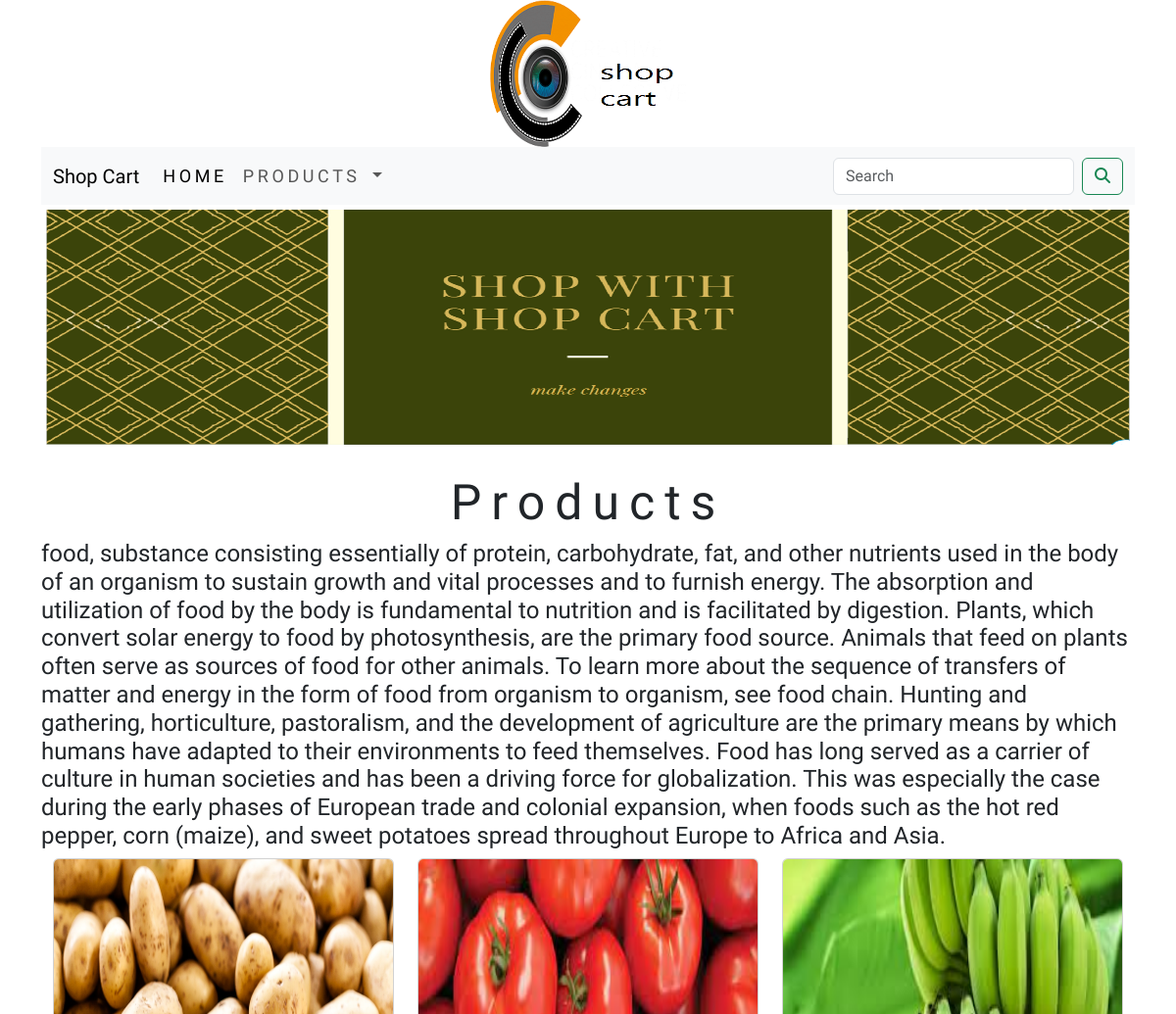
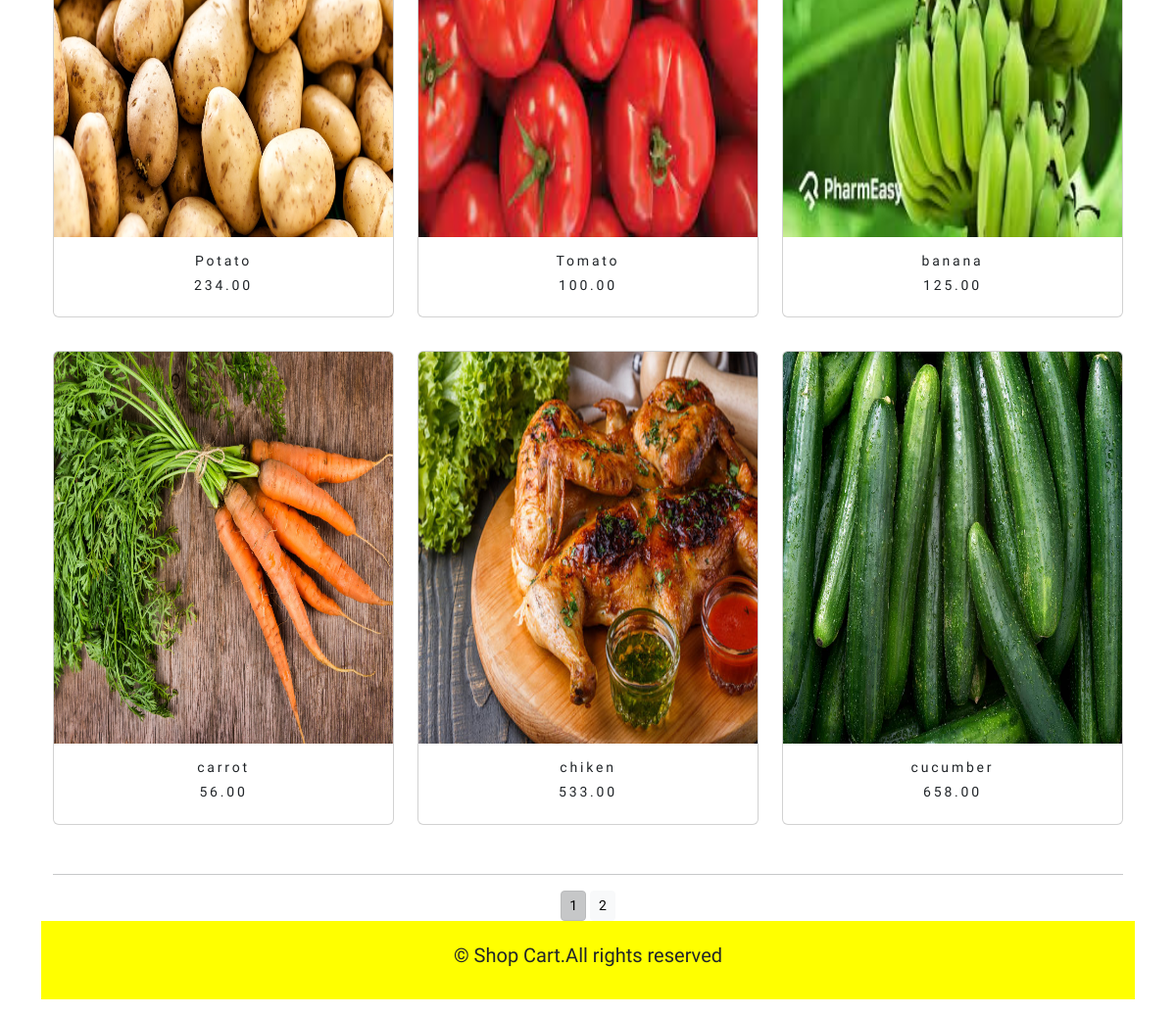
The page / on the database its author committed (2 pictures, top to bottom).
### shopping_cart/models.py (models this page shows, shortened)
class Product(models.Model):
    name=models.CharField(max_length=250,unique=True)
    slug=models.SlugField(max_length=250,unique=True)
    description=models.TextField(blank=True)
    price=models.DecimalField(max_digits=10,decimal_places=2)
    category=models.ForeignKey(Category,on_delete=models.CASCADE)
    image=models.ImageField(upload_to='product',blank=True)
    stock=models.IntegerField()
    available=models.BooleanField(default=True)
    created=models.DateTimeField(auto_now_add=True)
    updated=models.DateTimeField(auto_now=True)
    def get_url(self):
        return reverse('shop:proCatDetail',args=[self.category.slug,self.slug])
    class Meta:
        ordering = ('name',)
        verbose_name = 'product'
        verbose_name_plural = 'products'

### shopping_cart/views.py (the view)
# urls.py: path("", views.allProdCat, name='allProdCat')
def allProdCat(request,c_slug=None):
    c_page=None
    products_list=None
    if c_slug!=None:
        c_page=get_object_or_404(Category,slug=c_slug)
        products_list=Product.objects.all().filter(category=c_page,available=True)
    else:
        products_list=Product.objects.all().filter(available=True)
    paginator=Paginator(products_list,6)
    try:
        page=int(request.GET.get('page','1'))
    except:
        page=1
    try:
        products=paginator.page(page)
    except (EmptyPage,InvalidPage):
        products=paginator.page(paginator.num_pages)
    return render(request,"category.html",{"category":c_page,"products":products})

### cart/context_processors.py (called while the page is built)
def counter(request):
    item_count=0
    if 'admin' in request.path:
        return {}
    else:
        try:
            cart=Cart.objects.filter(cart_id=_cart_id(request))
            car_items=CartItem.objects.all().filter(cart=cart[:1])
            for cart_item in car_items:
                item_count +=cart_item.quantity
        except Cart.DoesNotExist:
            item_count = 0
    return dict(item_count=item_count)

### cart/views.py (called while the page is built)
def _cart_id(request):
    cart=request.session.session_key
    if not cart:
        cart=request.session.create()
    return cart

### shopping_cart/context_processors.py (called while the page is built)
def menu_links(request):
    links=Category.objects.all()
    return dict(links=links)

### shopping_cart/models.py (called while the page is built)
    def get_url(self):
        return reverse('shop:Products_by_Category',args=[self.slug])

### templates/category.html (shortened to what this page needs)
{% extends 'base.html' %}
{% load static %}
{% block content %}
<div class="mx-auto">
    {% if category %}
    <img class="my_image" src="{{category.image.url}}" alt="{{category.name}}">
</div>
<br/>
<div>
    <h1 class="text-center my_title">{{category.name}}</h1>
    <p class="text-justify">{{category.description}}</p>
</div>
{% else %}
<div>
    <img class="my_image my_image_padding" src="{% static 'img/banner.png' %}" alt="Our Products" style="width:100%;height:250px;">
</div>
<br/>
<div>
    <h1 class="text-center my_title">Products</h1>
    <h4 class="text-justify"> food, substance consisting essentially of protein, carbohydrate, fat, and other nutrients
        used in the body of an
        organism to sustain growth and vital processes and to furnish energy. The absorption and utilization of food by
        the body is fundamental to nutrition and is facilitated by digestion. Plants, which convert solar energy to food
        by photosynthesis, are the primary food source. Animals that feed on plants often serve as sources of food for
        other animals. To learn more about the sequence of transfers of matter and energy in the form of food from
        organism to organism, see food chain.
        Hunting and gathering, horticulture, pastoralism, and the development of agriculture are the primary means by
        which humans have adapted to their environments to feed themselves. Food has long served as a carrier of culture
        in human societies and has been a driving force for globalization. This was especially the case during the early
        phases of European trade and colonial expansion, when foods such as the hot red pepper, corn (maize), and sweet
        potatoes spread throughout Europe to Africa and Asia.</h4>
</div>
{% endif %}
<div class="container">
    <div class="row mx_auto">
        {% for product in products.object_list %}
        <div class="my_bottom_margin col-9 col-sm-12 col-md-4">
            <div class="card text-center" style="min-width:18rem;">
                <a href="{{product.get_url}}"><img class="card-img-top my_image" src="{{product.image.url}}" alt="{{product.name}}" style="width:100%;height:400px;"> </a>
                <div class="card-body">
                    <h2>{{product.name}}</h2>
                    <h2>{{product.price}}</h2>
                </div>
            </div>
            <br>
        </div>
        {% endfor %}
    </div>
    <div class="mx-auto">
        {% if products.paginator.num_pages > 1 %}
        <hr>
        <div class="text-center">
            {% for pg in products.paginator.page_range %}
            <a href="?page={{pg}}" class="btn btn-light btn-sm {% if products.number == pg %} active {% endif %}">{{pg}}</a>
            {% endfor %}
        </div>
        {% endif %}
    </div>
</div>
{% endblock %}

### templates/base.html (shortened to what this page needs)
{% load static %}
<!DOCTYPE html>
<html lang="en">
<head>
    <link href="{% static 'css/custom.css' %}" rel="stylesheet">
    <link href="{% static 'css/bootstrap.min.css' %}" rel="stylesheet">
</head>
<body style="font-family: 'Edu NSW ACT Foundation', cursive;">
<div class="container">
    {% include 'header.html' %}
    {% include 'navbar.html' %}
    {% block content %}
    {% endblock %}
</div>
{% include 'footer.html' %}
</body>
</html>

### templates/header.html
{% load static %}
<header>
    <center>
        <a href="{% url 'shop:allProdCat' %}"><img src="{% static 'img/logo.png' %}" alt="logimage" width="200px" height="150px"></a>
    </center>
</header>

### templates/navbar.html (shortened to what this page needs)
<nav class="navbar navbar-expand-lg bg-body-tertiary">
  <div class="container-fluid">
    <a class="navbar-brand">Shop Cart</a>
    <div class="collapse navbar-collapse" id="navbarSupportedContent">
      <ul class="navbar-nav me-auto mb-2 mb-lg-0">
        <li class="nav-item">
          <a class="nav-link active" aria-current="page" href="{% url 'shop:allProdCat' %}">Home</a>
        </li>
        <li class="nav-item dropdown">
          <a class="nav-link dropdown-toggle" href="#" role="button" data-bs-toggle="dropdown" aria-expanded="false">
            Products
          </a>
        </li>
      </ul>
      <form class="d-flex" action="{% url 'search_app:SearchResult' %}" method="get">
        <input class="form-control me-2" type="search" placeholder="Search" name="q" aria-label="Search">
        <button class="btn btn-outline-success" type="submit"><i class="fa fa-search"></i></button>
      </form>
    </div>
  </div>
</nav>

### templates/footer.html
<div class="footer navbar-fixed-bottom my_footer">
  <p class="text-center">&copy; Shop Cart.All rights reserved</p>
</div>

### static/css/custom.css (style rules this page uses)
.nav-item { letter-spacing : .2em; font-size : 18px; text-transform : uppercase; }
.my_footer p { padding-top:20px; font-size :20px; }
.my_footer p { background-color:yellow; height :80px; }
.my_image { width:50%; height:auto; }
.my_title { font-size:50px; text_transform:uppercase; letter-spacing:.2em; }
.my_image_padding { padding:5px; }
.my_bottom_margin { margin-bottom:10px; }
.card-body h2 { font-size:14px; text_transform:uppercase; letter-spacing:.2em; }

### rows shown on the page
Product: image (picture), name "Potato", price "234.00"
Product: image (picture), name "Tomato", price "100.00"
Product: image (picture), name "banana", price "125.00"
Product: image (picture), name "carrot", price "56.00"
Product: image (picture), name "chiken", price "533.00"
Product: image (picture), name "cucumber", price "658.00"

### other values the page prints
{{ pg }} "1" "2"
